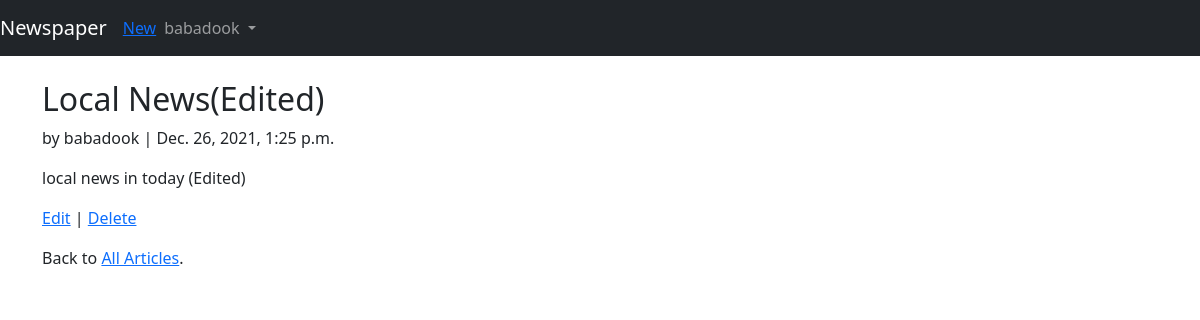
Screenshot of /articles/1/ (signed in) with the database file from the repository.
### users/models.py (models this page shows)
class CustomUser(AbstractUser):
    age = models.PositiveIntegerField(null=True, blank=True)

### articles/models.py (models this page shows, shortened)
class Article(models.Model):
    title = models.CharField(max_length=128)
    body = models.TextField()
    date = models.DateTimeField(auto_now_add=True)
    author = models.ForeignKey(
        get_user_model(),
        on_delete=models.CASCADE,
    )

### articles/views.py (the view)
# urls.py: path('<int:pk>/', ArticleDetailView.as_view(), name='article_detail'),
class ArticleDetailView(LoginRequiredMixin, DetailView):
    model = Article
    template_name = 'article_detail.html'
    login_url = 'login'

### templates/article_detail.html
{% extends 'base.htm' %}
{% block content %}
    <div class="article-entry">
        <h2>{{ object.title }}</h2>
        <p>by {{ object.author }} | {{ object.date }}</p>
        <p>{{ object.body }}</p>
    </div>
    <p><a href="{% url 'article_edit' article.pk %}">Edit</a> |
    <a href="{% url 'article_delete' article.pk %}">Delete</a></p>
    <p>Back to <a href="{% url 'article_list' %}">All Articles</a>.</p>
{% endblock content %}

### templates/base.htm (shortened to what this page needs)
<!DOCTYPE html>
<html lang="en">
<head>
    <link href="https://cdn.jsdelivr.net/npm/bootstrap@5.1.3/dist/css/bootstrap.min.css" rel="stylesheet">
</head>
<body>
    <nav class="navbar navbar-expand-md navbar-dark bg-dark mb-4">
        <a class="navbar-brand" href="{% url 'home' %}">Newspaper</a>
        {% if user.is_authenticated%}
            <ul class="navbar-nav mr-auto">
                <li class="nav-item"><a href="{% url 'article_new' %}"> New</a></li>
            </ul>
        {% endif %}
        <div class="collapse navbar-collapse" id="navbarCollapse">
            {% if user.is_authenticated %}
                <ul class="navbar-nav ml-auto">
                    <li class="nav-item">
                        <a class="nav-link dropdown-toggle" href="#" id="userMenu" data-toggle="dropdown" aria-haspopup="true" aria-expanded="false">
                            {{ user.username }}
                        </a>
                    </li>
                </ul>
            {% else %}
                <form class="form-inline ml-auto">
                    <a href="{% url 'login' %}" class="btn btn-outline-secondary">
                    Log In</a>
                    <a href="{% url 'signup' %}" class="btn btn-primary ml- ">Sign up</a>
                </form>
            {% endif %}
        </div>
    </nav>
        <div class="container">
            {% block content %}
            {% endblock content %}
        </div>
</body>
</html>

### rows the page displays
CustomUser: username "babadook"
Article: title "Local News(Edited)", author "babadook", date "Dec. 26, 2021, 1:25 p.m.", body "local news in today (Edited)"
